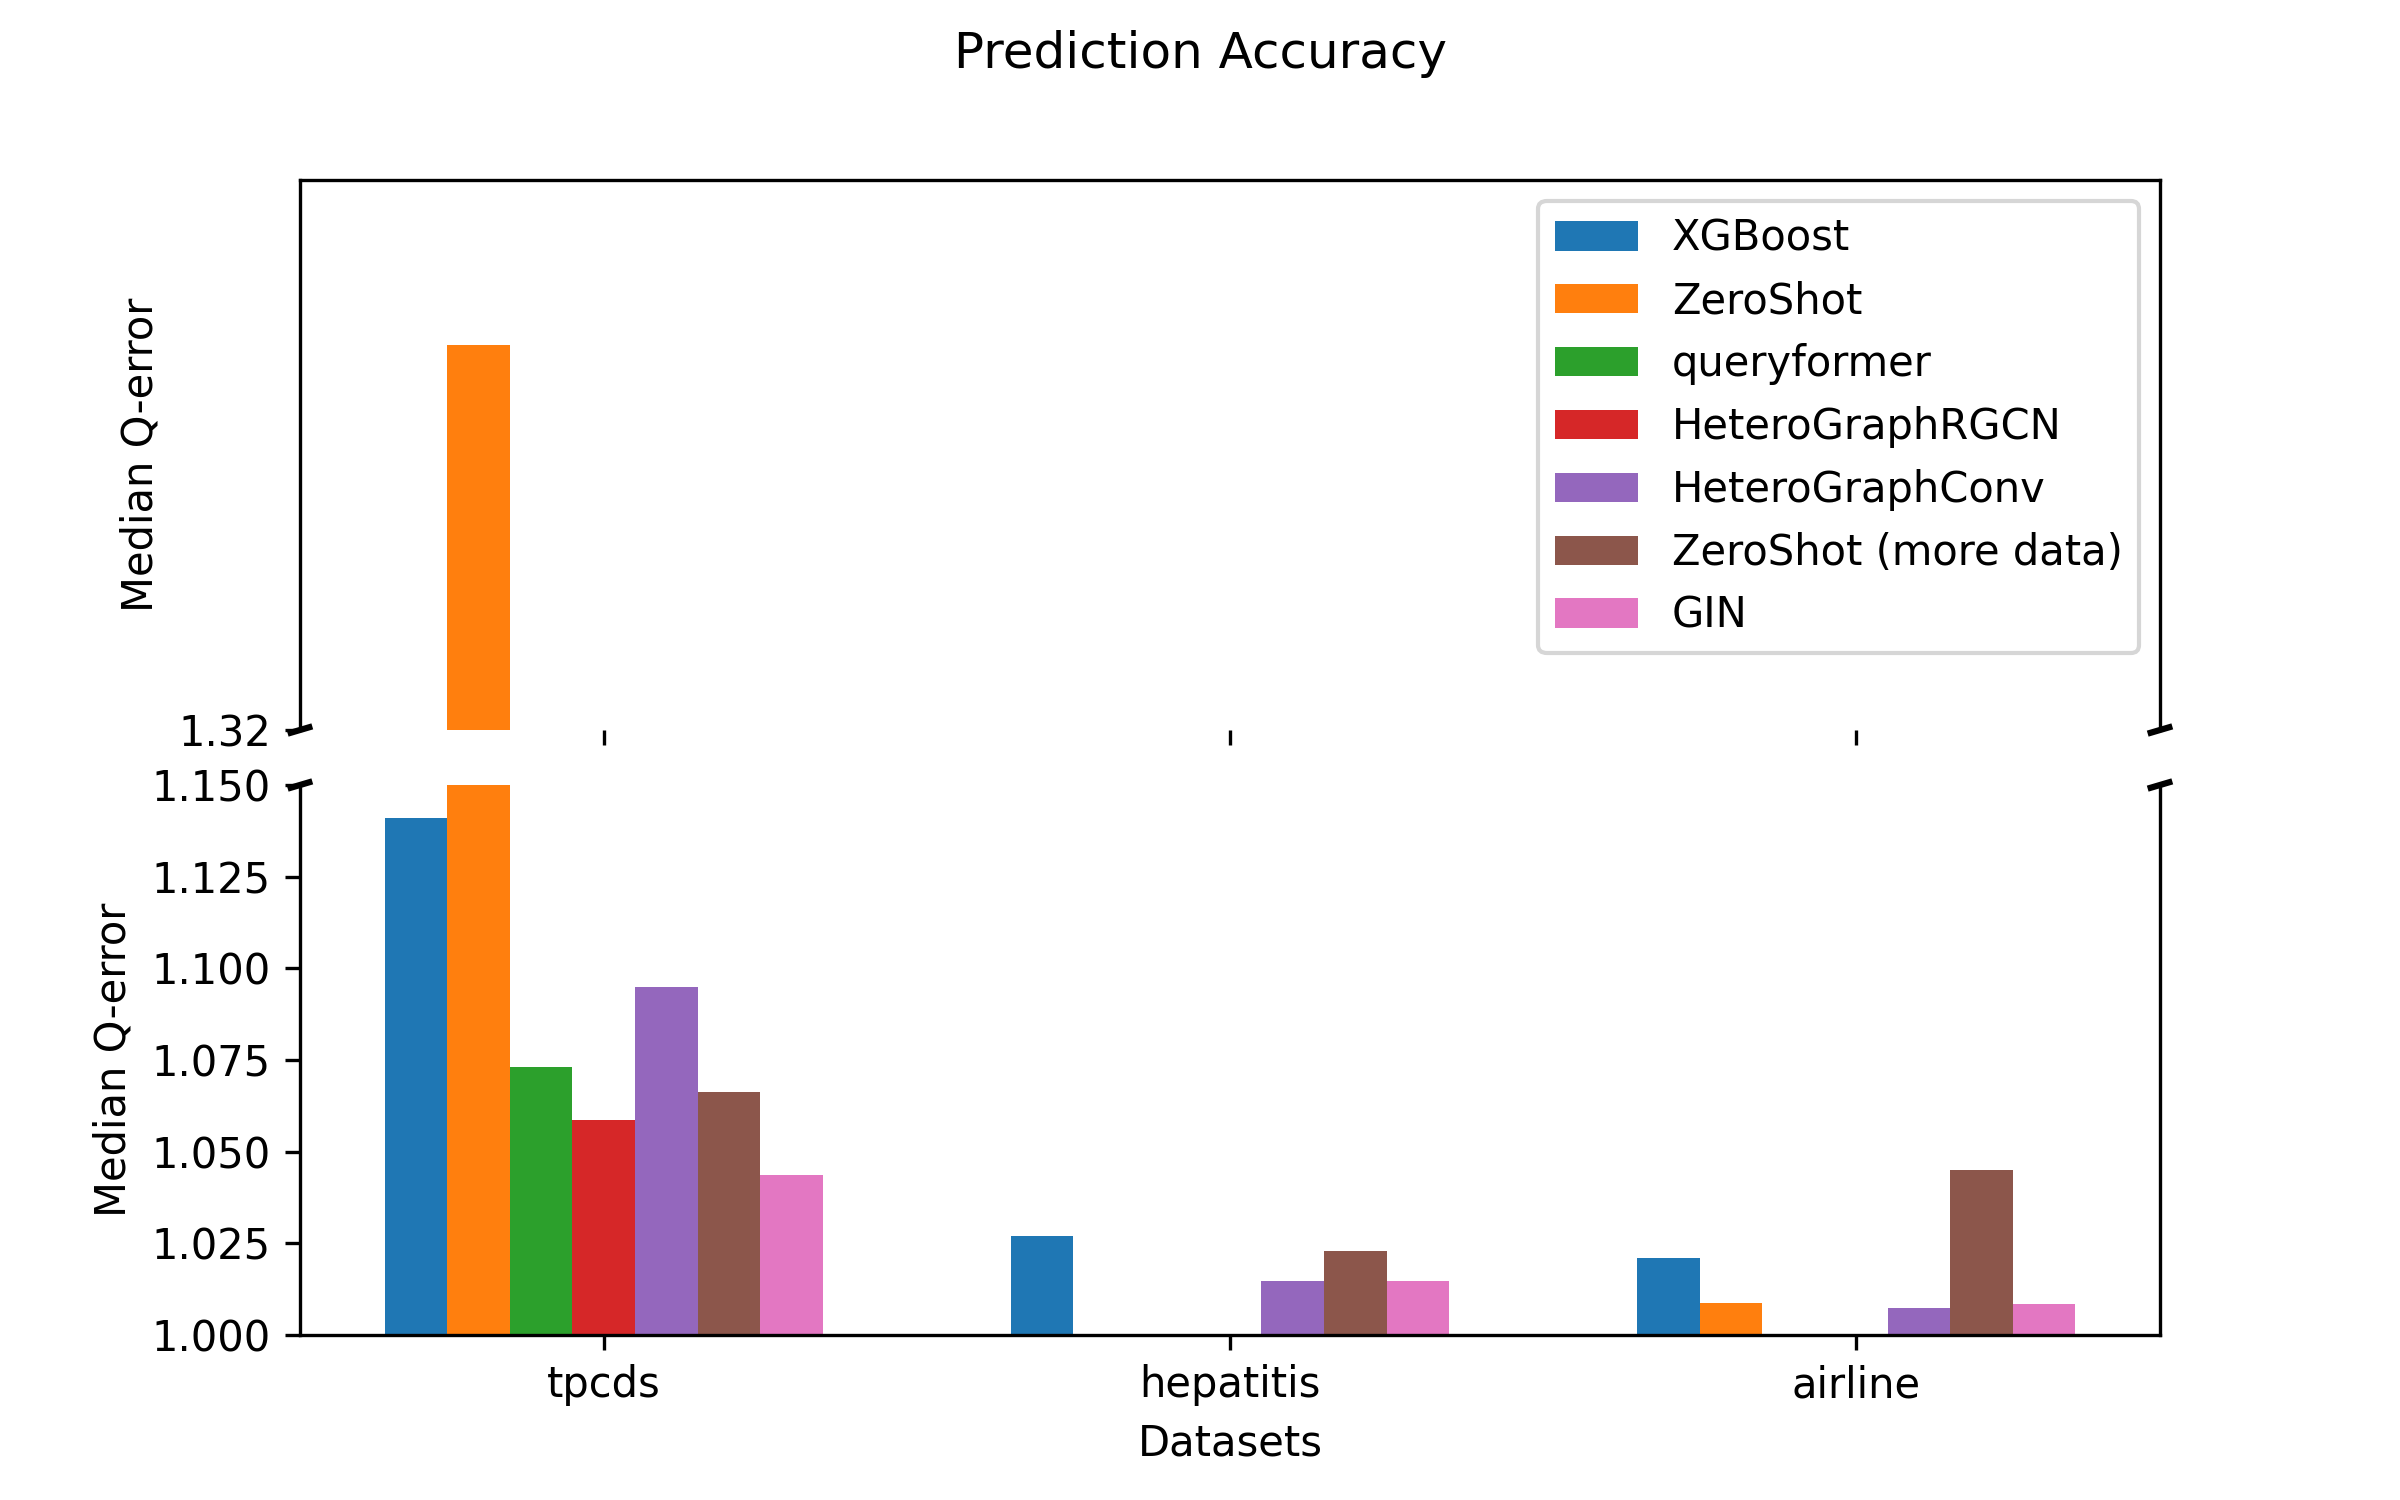

Python code for this plot:
import matplotlib.pyplot as plt
import numpy as np

# 示例数据
categories = ['tpcds', 'hepatitis', 'airline']  # X轴的分类
values1 = [1.1411, 1.0269, 1.0209]         # 第一组数据
values2 = [1.3235, 0, 1.0088]         # 第二组数据
values3 = [1.07296740616429, 0, 0]          # 第三组数据
values4 = [1.05863642692565, 0, 0]
values5 = [1.09486818313598, 1.01485121250152, 1.00740426778793]
values6 = [1.0663, 1.0229, 1.045]
values7 = [1.04370266199111, 1.01466882228851, 1.00857973098754]

# 设置柱的宽度和位置
bar_width = 0.1
x = np.arange(len(categories))

# 创建两个子图共享 x 轴
fig, (ax1, ax2) = plt.subplots(2, 1, sharex=True, figsize=(8, 5))
fig.subplots_adjust(hspace=0.1)  # 调整两个子图之间的间距

# 绘制上方图表 (y轴从1.32到1.325)
ax1.bar(x - 3*bar_width, values1, width=bar_width, label='XGBoost')
ax1.bar(x - 2*bar_width, values2, width=bar_width, label='ZeroShot')
ax1.bar(x - bar_width, values3, width=bar_width, label='queryformer')
ax1.bar(x, values4, width=bar_width, label='HeteroGraphRGCN')
ax1.bar(x + bar_width, values5, width=bar_width, label='HeteroGraphConv')
ax1.bar(x + 2*bar_width, values6, width=bar_width, label='ZeroShot (more data)')
ax1.bar(x + 3*bar_width, values7, width=bar_width, label='GIN')
ax1.set_ylim(1.32, 1.325)  # 设置上方图的 y 轴范围
ax1.yaxis.set_ticks(np.arange(1.32, 1.326, 0.01))  # 设置更密集的y轴刻度

# 绘制下方图表 (y轴从1到1.15)
ax2.bar(x - 3*bar_width, values1, width=bar_width, label='XGBoost')
ax2.bar(x - 2*bar_width, values2, width=bar_width, label='ZeroShot')
ax2.bar(x - bar_width, values3, width=bar_width, label='queryformer')
ax2.bar(x, values4, width=bar_width, label='HeteroGraphRGCN')
ax2.bar(x + bar_width, values5, width=bar_width, label='HeteroGraphConv')
ax2.bar(x + 2*bar_width, values6, width=bar_width, label='ZeroShot (more data)')
ax2.bar(x + 3*bar_width, values7, width=bar_width, label='GIN')
ax2.set_ylim(1.0, 1.15)  # 设置下方图的 y 轴范围

# 添加断轴效果
ax1.spines['bottom'].set_visible(False)
ax2.spines['top'].set_visible(False)
ax1.tick_params(labeltop=False)  # 关闭上方图的顶部刻度
ax2.xaxis.tick_bottom()

# 在两个图表之间添加断线符号
d = .005  # 断线的大小
kwargs = dict(transform=ax1.transAxes, color='k', clip_on=False)
ax1.plot((-d, +d), (-d, +d), **kwargs)        # 左侧断线
ax1.plot((1 - d, 1 + d), (-d, +d), **kwargs)  # 右侧断线

kwargs.update(transform=ax2.transAxes)  # 更新坐标系为下方图表
ax2.plot((-d, +d), (1 - d, 1 + d), **kwargs)  # 左侧断线
ax2.plot((1 - d, 1 + d), (1 - d, 1 + d), **kwargs)  # 右侧断线

# 添加标签和标题
ax2.set_xlabel('Datasets')
ax1.set_ylabel('Median Q-error')
ax2.set_ylabel('Median Q-error')
fig.suptitle('Prediction Accuracy')
plt.xticks(x, categories)
ax1.legend(loc='upper right')

# 显示图形
plt.savefig('draw_2.png', dpi=300)
